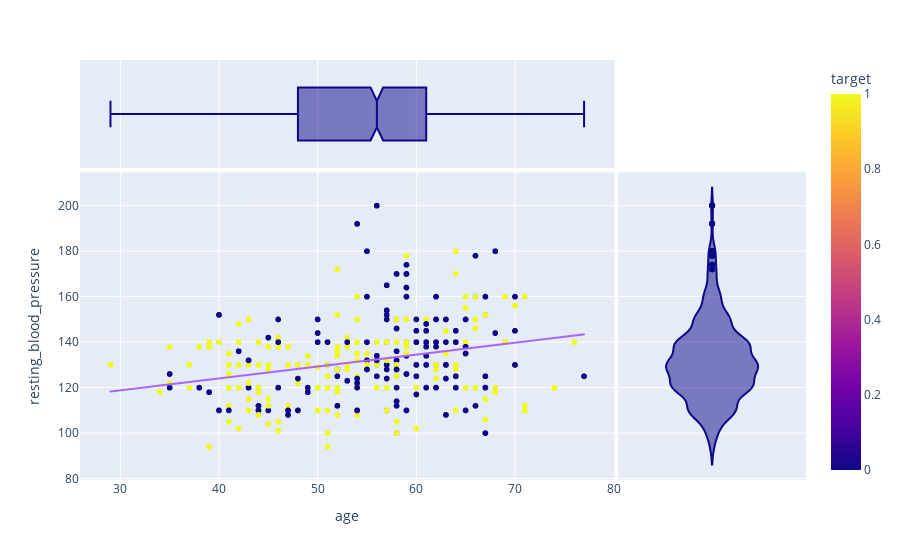

Source (notebook cell):
### Code cell
#plotly interactive graph
fig = px.scatter(df, x='age', y='resting_blood_pressure', color='target', marginal_y='violin', marginal_x='box', trendline='ols')
fig.show()

### Figure 1 — Plotly figure (JSON) as saved in the notebook; plotly's stock layout.template omitted (floating-point values rounded to 4 significant figures; data arrays with more than 128 entries replaced by an {"elided": "..."} marker saying what was removed)
{"data": [{"hovertemplate": "age=%{x}<br>resting_blood_pressure=%{y}<br>target=%{marker.color}<extra></extra>", "legendgroup": "", "marker": {"color": {"elided": "1025 int values"}, "coloraxis": "coloraxis", "symbol": "circle"}, "mode": "markers", "name": "", "showlegend": false, "type": "scattergl", "x": {"elided": "1025 int values"}, "xaxis": "x", "y": {"elided": "1025 int values"}, "yaxis": "y"}, {"alignmentgroup": "True", "hovertemplate": "age=%{x}<extra></extra>", "legendgroup": "", "marker": {"color": "#0d0887", "symbol": "circle"}, "name": "", "notched": true, "offsetgroup": "", "showlegend": false, "type": "box", "x": {"elided": "1025 int values"}, "xaxis": "x3", "yaxis": "y3"}, {"alignmentgroup": "True", "hovertemplate": "resting_blood_pressure=%{y}<extra></extra>", "legendgroup": "", "marker": {"color": "#0d0887", "symbol": "circle"}, "name": "", "offsetgroup": "", "scalegroup": "y", "showlegend": false, "type": "violin", "xaxis": "x2", "y": {"elided": "1025 int values"}, "yaxis": "y2"}, {"hovertemplate": "<b>OLS trendline</b><br>resting_blood_pressure = 0.523479 * age + 103.117<br>R<sup>2</sup>=0.073507<br><br>age=%{x}<br>resting_blood_pressure=%{y} <b>(trend)</b><extra></extra>", "legendgroup": "", "marker": {"symbol": "circle"}, "mode": "lines", "name": "", "showlegend": false, "type": "scattergl", "x": {"elided": "1025 int values"}, "xaxis": "x", "y": {"elided": "1025 float values"}, "yaxis": "y"}], "layout": {"coloraxis": {"colorbar": {"title": {"text": "target"}}, "colorscale": [[0, "#0d0887"], [0.1111, "#46039f"], [0.2222, "#7201a8"], [0.3333, "#9c179e"], [0.4444, "#bd3786"], [0.5556, "#d8576b"], [0.6667, "#ed7953"], [0.7778, "#fb9f3a"], [0.8889, "#fdca26"], [1, "#f0f921"]]}, "legend": {"tracegroupgap": 0}, "margin": {"t": 60}, "xaxis": {"anchor": "y", "domain": [0, 0.7363], "title": {"text": "age"}}, "xaxis2": {"anchor": "y2", "domain": [0.7413, 1], "matches": "x2", "showgrid": false, "showline": false, "showticklabels": false, "ticks": ""}, "xaxis3": {"anchor": "y3", "domain": [0, 0.7363], "matches": "x", "showgrid": true, "showticklabels": false}, "xaxis4": {"anchor": "y4", "domain": [0.7413, 1], "matches": "x2", "showgrid": false, "showline": false, "showticklabels": false, "ticks": ""}, "yaxis": {"anchor": "x", "domain": [0, 0.7326], "title": {"text": "resting_blood_pressure"}}, "yaxis2": {"anchor": "x2", "domain": [0, 0.7326], "matches": "y", "showgrid": true, "showticklabels": false}, "yaxis3": {"anchor": "x3", "domain": [0.7426, 1], "matches": "y3", "showgrid": false, "showline": false, "showticklabels": false, "ticks": ""}, "yaxis4": {"anchor": "x4", "domain": [0.7426, 1], "matches": "y3", "showgrid": true, "showline": false, "showticklabels": false, "ticks": ""}}}
